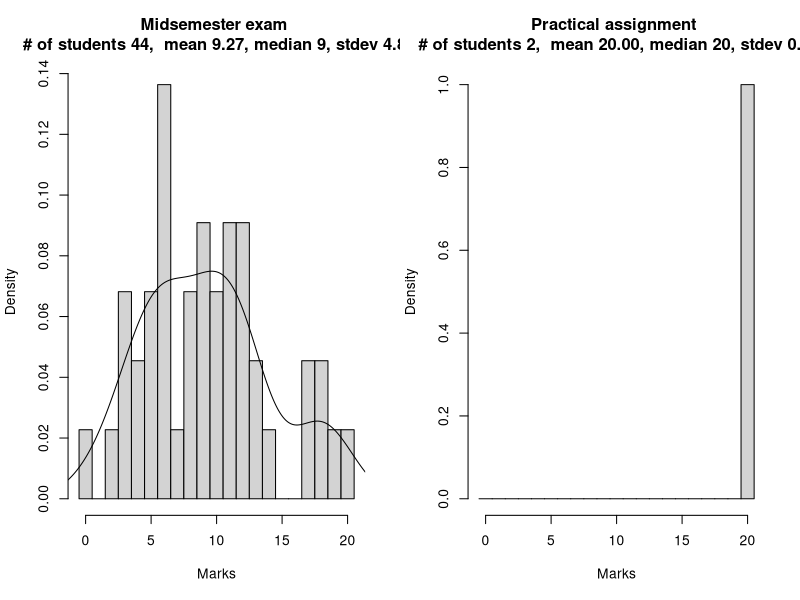

Source code (R):
print("Generating markstats.pdf from marks.csv")

marksdata <- read.csv("marks.csv")
pdf(file='markstats.pdf', width=10, height=5)

layout(matrix(c(1,2,1,2), 2, 2, byrow = TRUE))
#layout.show(2)

midsemmarks <- na.omit(marksdata$Midsem.exam)
hist(midsemmarks,breaks=0:21-0.5,prob=TRUE,xlab="Marks",main=sprintf("Midsemester exam \n # of students %i,  mean %.2f, median %.0f, stdev %.2f", length(midsemmarks), mean(midsemmarks), median(midsemmarks), sd(midsemmarks)))
lines(density(midsemmarks,bw="SJ"))

pracmarks <- na.omit(marksdata$Practical.assignment)
hist(pracmarks,breaks=0:21-0.5,prob=TRUE,xlab="Marks",main=sprintf("Practical assignment \n # of students %i,  mean %.2f, median %.0f, stdev %.2f",length(pracmarks), mean(pracmarks), median(pracmarks), sd(pracmarks)))
#lines(density(pracmarks,bw="SJ"))

dev.off()
